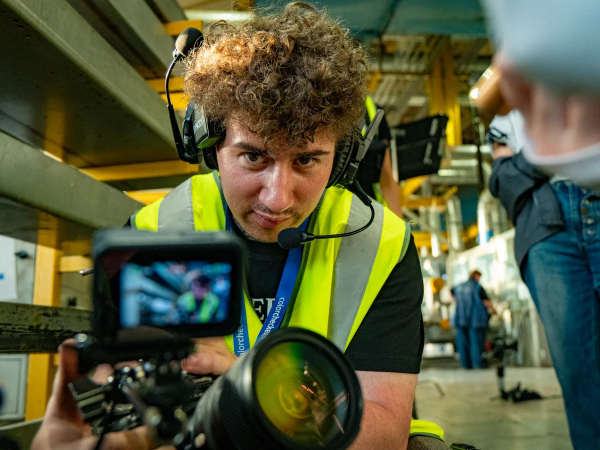
#> input picture assets/img/about-camera.webp, 1200 x 900 px (shown at 1/2 size)
$ python -i reel.py   (imports and definitions only)
#> lines starting #> are read from the running program, lines starting #| are printed output that depends on the picture
"""Конвейер рилсов без лица ПОБУБНИМ: сценарий -> картинки -> голос -> ролик 9:16.

    python reels/reel.py images  <slug>     картинки сцен (ChatGPT / OpenAI Images)
    python reels/reel.py voice   <slug>     закадровый голос сцен (OpenAI TTS)
    python reels/reel.py build   <slug>     сборка mp4 + обложка + тексты постов
    python reels/reel.py all     <slug>     всё по порядку
    python reels/reel.py check   <slug>     проверить сценарий, ничего не генерируя
    python reels/reel.py telegram <slug>    отправить готовый ролик с текстом поста в Telegram
    python reels/reel.py task    <slug>     задание ChatGPT на картинки -> reels/bridge/tasks/
    python reels/reel.py import  <архив.zip|папка>   разложить кадры от ChatGPT/Codex по reels/incoming/

Картинки можно не генерировать через API, а получить от ChatGPT через GitHub:
он кладёт их в reels/incoming/<slug>/s1.jpg … (протокол — reels/bridge/README.md),
и `images` берёт их оттуда в первую очередь, без обращения к API.

Ключ берётся из переменной окружения OPENAI_API_KEY (в репо ключ НЕ класть).
Для `telegram`: TELEGRAM_BOT_TOKEN и TELEGRAM_CHAT_ID (личка — на проверку,
@pobubnimzavideo — в канал; бот должен быть админом канала). --to меняет адресата.
Без ключа: `images --placeholder` рисует заглушки, `voice --silent` пишет тишину
по длине текста — так можно собрать черновик и проверить монтаж.

Уже готовые файлы не перегенерируются (деньги!), флаг --force — перегенерировать.
Одну сцену: --only s3. Результат: reels/out/<slug>/ (в git не идёт).

Зависимости: pip install pillow imageio-ffmpeg requests
"""

import argparse
import base64
import json
import os
import re
import subprocess
import sys
import textwrap
import unicodedata
from pathlib import Path

import requests
from PIL import Image, ImageDraw, ImageFilter, ImageFont

sys.path.insert(0, str(Path(__file__).resolve().parent))
import brief  # noqa: E402
import inserts  # noqa: E402

ROOT = Path(__file__).resolve().parent
REPO = ROOT.parent
FONTS = REPO / "assets" / "fonts"
OUT = ROOT / "out"
INCOMING = ROOT / "incoming"

W, H, FPS = 1080, 1920, 30
CREAM = (245, 239, 226)
BLACK = (0, 0, 0)
ACCENT = (232, 180, 94)  # тёплый акцент для слова-ключа в титре

API = "https://api.openai.com/v1"
IMAGE_MODEL = os.environ.get("OPENAI_IMAGE_MODEL", "gpt-image-1")
IMAGE_QUALITY = os.environ.get("OPENAI_IMAGE_QUALITY", "high")
TTS_MODEL = os.environ.get("OPENAI_TTS_MODEL", "gpt-4o-mini-tts")
TTS_VOICE = os.environ.get("OPENAI_TTS_VOICE", "onyx")

# Промпт кадра — фотопостановка (brief.py), графика поверх кадра — код (inserts.py).

TTS_INSTRUCTIONS = (
    "Русский язык. Спокойный уверенный мужской голос опытного колориста, "
    "говорит как другу за монтажным столом: живо, без дикторского пафоса, "
    "с короткими паузами перед главным словом. Темп чуть быстрее обычного."
)


# ---------------------------------------------------------------- сценарий

# [106 lines left out: functions load, plain, outdir, auth, api_fail, scenes_for and 2 more, not called in this run]


def fit(src, dst):
    """Любой присланный кадр -> 1024×1536 (2:3) обрезкой по центру, как отдаёт API."""
#> called with src = '../assets/img/about-camera.webp', dst = 'out.png'
    img = Image.open(src).convert("RGB")
#> img is the input picture: PIL image 1200x900 RGB; mean R, G, B 86.6, 90.9, 58.9
    w, h = img.size
#> w = 1200; h = 900
    if w / h > 1024 / 1536:
        nw = int(h * 1024 / 1536)
#> nw = 600
        img = img.crop(((w - nw) // 2, 0, (w - nw) // 2 + nw, h))
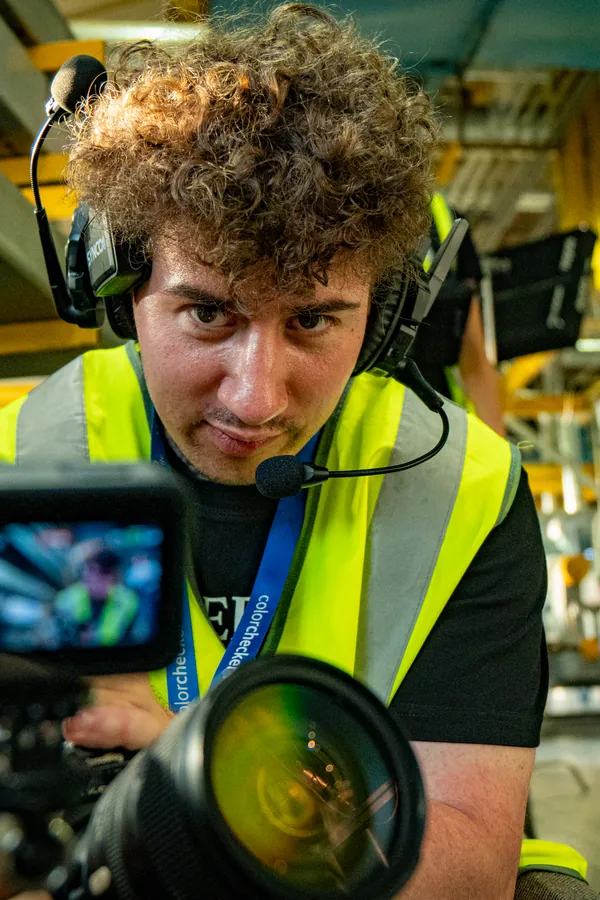
#> img: PIL image 600x900 RGB; mean R, G, B 89.8, 89.2, 48.5
    else:
        nh = int(w * 1536 / 1024)
        img = img.crop((0, (h - nh) // 2, w, (h - nh) // 2 + nh))
    img.resize((1024, 1536), Image.LANCZOS).save(dst)


# [418 lines left out: functions cmd_task, placeholder, cmd_voice, ffmpeg, duration, font and 13 more, not called in this run]


# [2 lines not run here, left out]

>>> result = fit('../assets/img/about-camera.webp', 'out.png')

$ run again, on assets/img/film/abilympics-open.webp
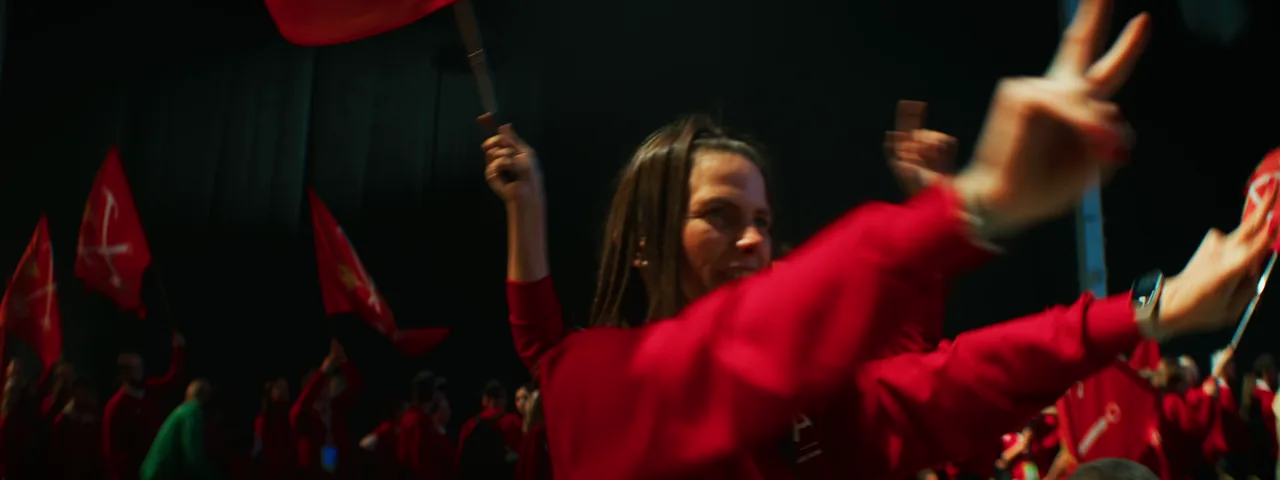
#> input picture assets/img/film/abilympics-open.webp, 1280 x 480 px
#> in fit, img is the input picture: PIL image 1280x480 RGB; mean R, G, B 43.2, 16.2, 14.4
#> in fit, `img = img.crop(((w - nw) // 2, 0, (w - nw) // 2 + nw, h))`:
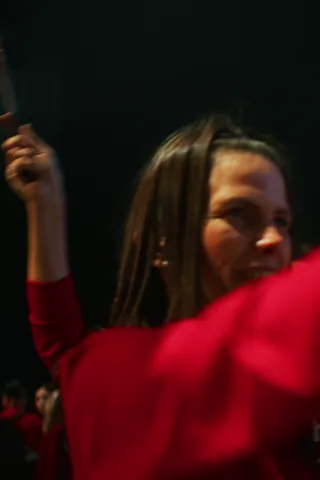
#> img: PIL image 320x480 RGB; mean R, G, B 55.8, 15.5, 15.3

$ run again, on assets/img/film/abilympics.webp
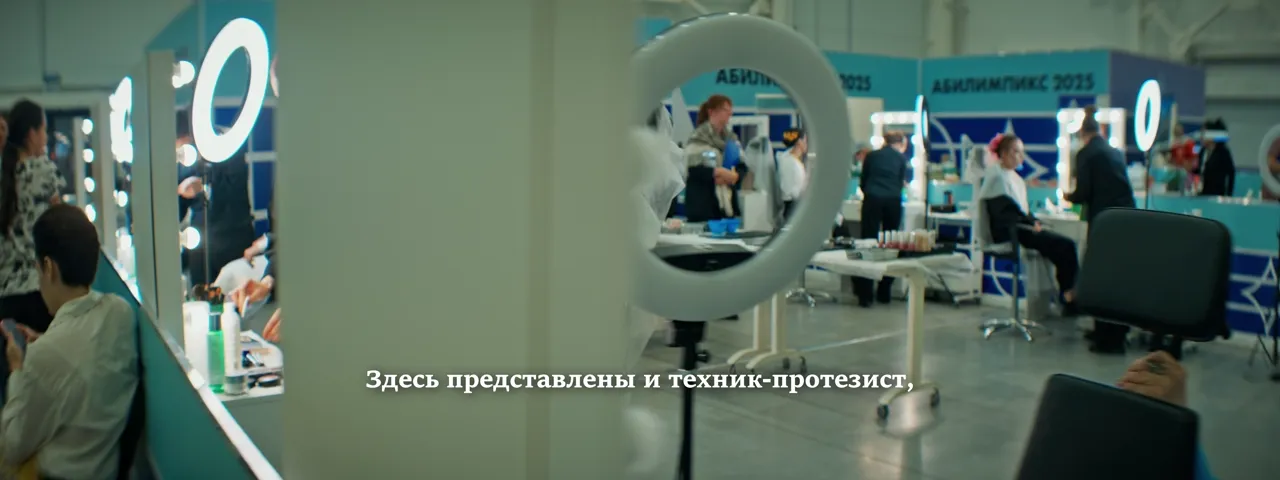
#> input picture assets/img/film/abilympics.webp, 1280 x 480 px
#> in fit, img is the input picture: PIL image 1280x480 RGB; mean R, G, B 89.2, 109, 96.5
#> in fit, `img = img.crop(((w - nw) // 2, 0, (w - nw) // 2 + nw, h))`:
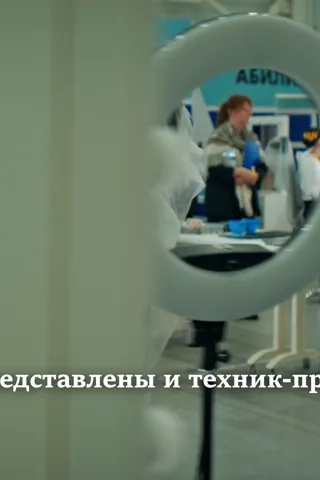
#> img: PIL image 320x480 RGB; mean R, G, B 104.3, 121.5, 102.9

$ run again, on assets/og/blyoklaya-kartinka.jpg
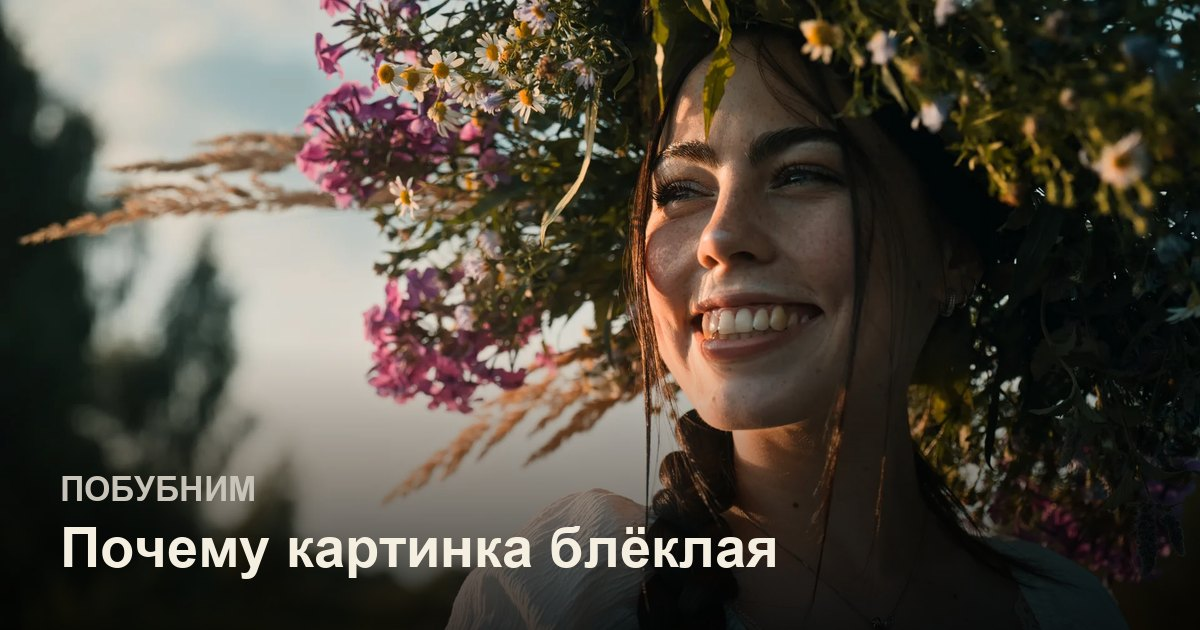
#> input picture assets/og/blyoklaya-kartinka.jpg, 1200 x 630 px
#> in fit, img is the input picture: PIL image 1200x630 RGB; mean R, G, B 79.8, 73.2, 62.8
#> in fit, `img = img.crop(((w - nw) // 2, 0, (w - nw) // 2 + nw, h))`:
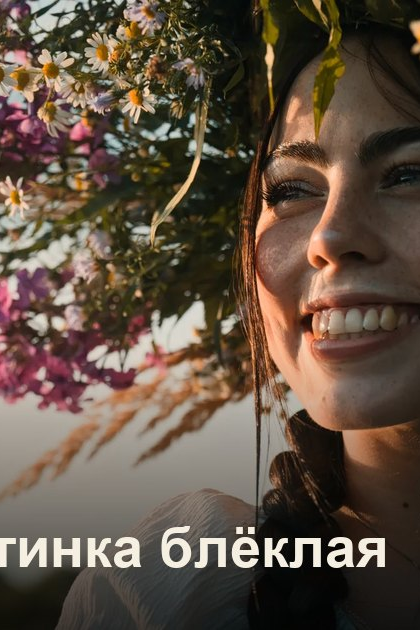
#> img: PIL image 420x630 RGB; mean R, G, B 96.2, 80.5, 66.4
#> in fit, `img.resize((1024, 1536), Image.LANCZOS).save(dst)`:
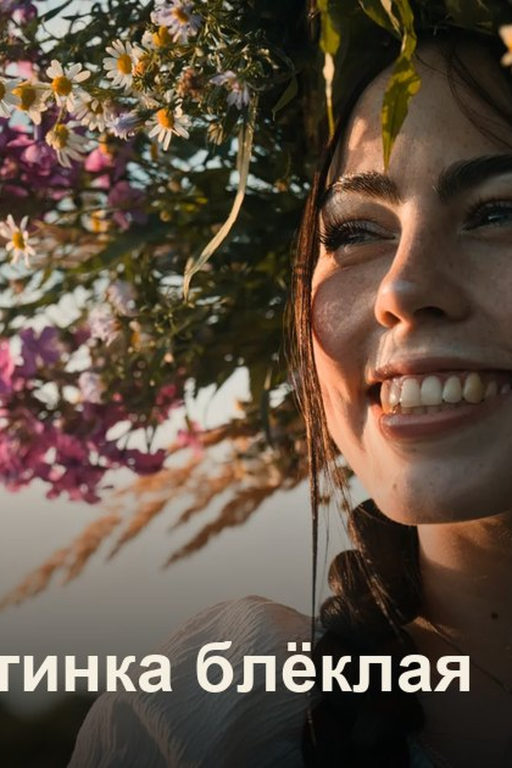
#> saved as out.png: PIL image 1024x1536 RGB (shown at 1/2 size); mean R, G, B 96.2, 80.5, 66.4
